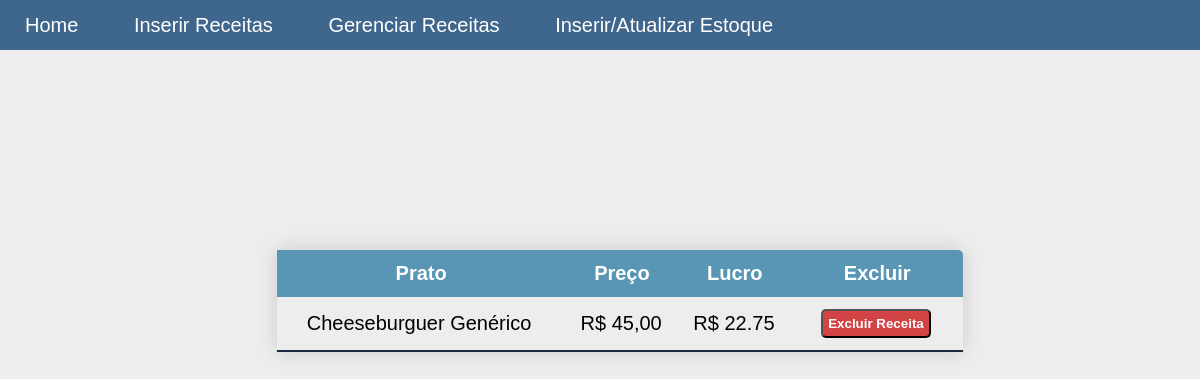
The page /gerir-receitas on the database its author committed.
### tables this page shows
CREATE TABLE `pratos` (
  `id` int(11) NOT NULL,
  `nome` varchar(32) NOT NULL,
  `preco` double NOT NULL,
  `ingredientes` varchar(255) NOT NULL
);

### index.php (called while the page is built, shortened)
<?php
    require 'app/routes.php';

### app/Models/Database.php (called while the page is built, shortened)
<?php
class Database {
    protected function connect($file = 'app/config/database.ini') {
        if (!$settings = parse_ini_file($file, true))
            throw new Exception("Impossível carregar arquivo" . $file . ".");
        $dsn = $settings['database']['driver'] .
                ':host=' . $settings['database']['host'] .
                ';dbname=' . $settings['database']['schema'];
        $attr = [
            PDO::ATTR_ERRMODE => PDO::ERRMODE_EXCEPTION
        ];
        try {
            $connection = new PDO($dsn, $settings['database']['username'], '', $attr);
        } catch(PDOException $e) {
            echo "Impossível conectar ao banco de dados: " . $e->getMessage();
        }
        return $connection;
    }
}

### app/Models/Estoque.php (called while the page is built, shortened)
<?php
class Estoque extends Database {
    private $obj_pratos;
    public function __construct() {
        $this->connection = $this->connect();
        $this->obj_ingredientes = new IngredientesEstoque($this->connection);
        $this->obj_pratos = new PratosEstoque($this->connection);
    }
    public function pratos() {
        return $this->obj_pratos;
    }
}

### app/Models/IngredientesEstoque.php (called while the page is built, shortened)
<?php
class IngredientesEstoque {
    private $lista_ingredientes = array();
    private $valor_estoque = 0;
    private $connection;
    public function __construct($connection) {
        $this->connection = $connection;
        $this->buscarIngredientes();
    }
    public function buscarIngredientes() {
        $query = 'SELECT id, nome, peso, precokg FROM ingredientes';
        $query =  $this->connection->query($query);
        $array_ingredientes = $query->fetchAll();
        for($i = 0; $i < count($array_ingredientes); $i++) {
            $this->lista_ingredientes[$i]['id'] = $array_ingredientes[$i]['id'];
            $this->lista_ingredientes[$i]['nome'] = $array_ingredientes[$i]['nome'];
            $this->lista_ingredientes[$i]['peso'] = $array_ingredientes[$i]['peso'];
            $this->lista_ingredientes[$i]['precokg'] = $array_ingredientes[$i]['precokg'];
            $this->lista_ingredientes[$i]['valor_atual'] = $this->calculaValorAtual($array_ingredientes[$i]);
            $this->valor_estoque += $this->lista_ingredientes[$i]['valor_atual'];
        }
    }
    public function calculaValorAtual($ingrediente) {
        if ($ingrediente['peso'] > 0) {
            return $ingrediente['precokg'] * ($ingrediente['peso'] / 1000);
        }
    }
}

### app/Models/PratosEstoque.php (called while the page is built, shortened)
<?php
class PratosEstoque {
    private $lucro_estoque = 0;
    private $lista_pratos = array();
    public function __construct($connection) {
        $this->buscarPratos($connection);
    }
    public function buscarPratos($connection) {
        $query = 'SELECT id, nome, preco, ingredientes FROM pratos';
        $query =  $connection->query($query);
        $array_pratos = $query->fetchAll();
        for($i=0; $i < count($array_pratos); $i++) {
            $this->lista_pratos[$i]['id'] = $array_pratos[$i]['id'];
            $this->lista_pratos[$i]['nome'] = $array_pratos[$i]['nome'];
            $this->lista_pratos[$i]['preco'] = $array_pratos[$i]['preco'];
            $this->lista_pratos[$i]['lucro'] = $this->calculaLucro($array_pratos[$i]['id'], $connection);
            $this->lista_pratos[$i]['ingredientes'] = $array_pratos[$i]['ingredientes'];
        }
    }
    public function calculaLucro($id_prato, $connection) {
        $stmt = 'SELECT preco, ingredientes FROM pratos WHERE id =:id_prato';
        $stmt = $connection->prepare($stmt);
        $stmt->bindParam(':id_prato', $id_prato, PDO::PARAM_INT);
        $stmt->execute();
        $id_ingredientes = array();
        $qtd_ingredientes = array();
        $preco_prato = 0;
        $custo = 0;
        foreach($stmt as $row) {
            if($row['ingredientes'] > 0) {
                $ingredientes = explode(',', $row['ingredientes']);
                for($i=0;$i<sizeof($ingredientes);$i+=2) {
                    $id_ingredientes[] = $ingredientes[$i];
                    $qtd_ingredientes[$ingredientes[$i]] = $ingredientes[$i+1];
                }
                $preco_prato = $row['preco'];
            }
        }
        $place_holders = implode(',', array_fill(0, count($id_ingredientes), '?'));
        $stmt = "SELECT id, precokg FROM ingredientes WHERE id IN ($place_holders) ORDER BY id ASC";
        $stmt = $connection->prepare($stmt);
        $stmt->execute($id_ingredientes);
        $ingredientes = $stmt->fetchAll();
        foreach($ingredientes as $ingrediente) {
            $custo += $ingrediente["precokg"] * ($qtd_ingredientes[$ingrediente["id"]] / 1000);
        }
        $this->lucro_estoque += ($preco_prato - $custo);
        return $this->lucro_estoque;
    }
    public function getPratos() {
        return $this->lista_pratos;
    }
    public function getLucro() {
        return $this->lucro_estoque;
    }
}

### app/Views/gerir_receitas.php (the view, shortened to what this page needs)
<?php
    include 'header.php';
    $estoque = new App\Models\Estoque;
?>
<!DOCTYPE html>
<html lang="pt-br">
<head>
</head>
<body>
    <div class="form-container" style="margin-top: 200px;">
        <div class="produtos">
            <table class="table-produtos">
                <thead>
                    <tr>
                        <th>Prato</th>
                        <th>Preço</th>
                        <th>Lucro</th>
                        <th>Excluir</th>
                    </tr>
                </thead>
                <tbody>
                    <?php if(!empty($estoque->pratos()->getPratos())): ?>
                        <?php foreach($estoque->pratos()->getPratos() as $prato): ?>
                            <tr>
                                <td><a href="javascript:mostrarPrato('<?= $prato['id'] ?>')"><?= $prato['nome'] ?></a></td>
                                <td><?= 'R$ ' . number_format($prato['preco'], 2, ',') ?></td>
                                <td><?= 'R$ ' . $prato['lucro'] ?></td>
                                <td><a href="javascript:excluirReceita(<?= $prato['id'] ?>, '<?= $prato['nome'] ?>')"><button class="botao-excluir">Excluir Receita</button></a></td>
                            </tr>
                        <?php endforeach ?>
                    <?php else: ?>
                        <tr>
                            <td><p> Não há receitas </p></td>
                        </tr>
                    <?php endif ?>
                </tbody>
            </table>
        </div>
    </div>
</body>
</html>

### css/style.css (style rules this page uses)
* { margin: 0px; padding: 0px; }
body { overflow-x: hidden; max-width: 100%; background: #ededed; }
.table-estoque th, td { padding: 12px 15px; font-size: 20px; font-family: sans-serif; }
.produtos { margin-left: 20px; }
.table-produtos { width: 100%; box-shadow: 0 0 20px rgba(0, 0, 0, 0.15); margin-left: 10px; border-collapse: collapse; border-radius: 0px 5px 0 0; overflow: hidden; }
.table-produtos thead { font-size: 0.9em; color: #ffffff; font-family: sans-serif; background-color: #5996b5; }
.table-produtos th, td { padding: 12px 15px; font-size: 20px; font-family: sans-serif; }
.table-produtos a { text-decoration: none; padding: 12px 15px; font-size: 20px; font-family: sans-serif; color: #000; }
.table-produtos tbody tr:last-of-type { border-bottom: 2px solid #17293b; }
.table-produtos tbody tr { border-bottom: thin solid #dddddd; }
.botao-excluir { font-weight: bold; cursor: pointer; background-color: #d14345; color: #fff; padding: 5px; border-radius: 5px; }
.form-container { width: 100vw; display: grid; flex-direction: row; justify-content: center; align-items: center; }

### rows shown on the page
pratos: nome "Cheeseburguer Genérico", preco "45,00", lucro "22.75"
